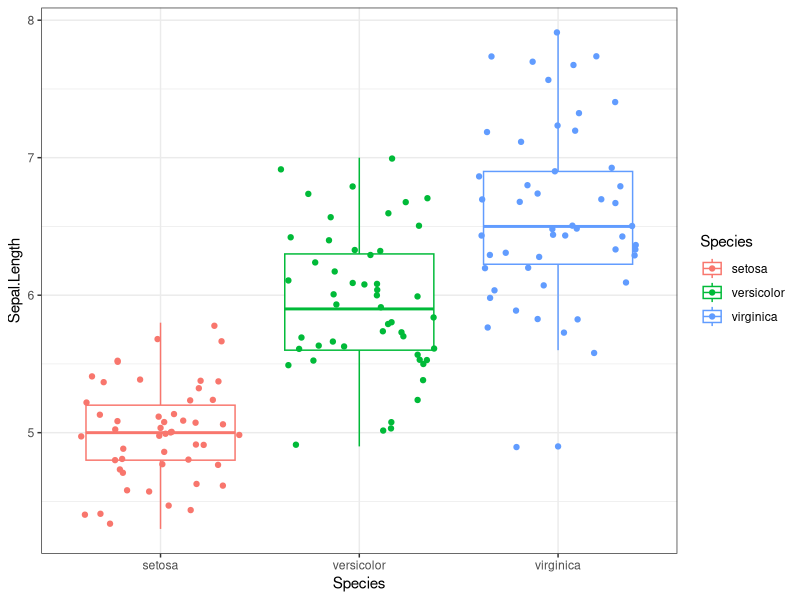

This chart was generated by the following R code:
## ---- chunk 1
options(htmltools.dir.version = FALSE)

## ---- chunk 2

library(DiagrammeR)
grViz("digraph flowchart  {
      # node definitions with substituted label text
      node [fontname = Courier, shape = oval, color = cornflowerblue]        
      tab1 [label = '@@1']
      tab6 [label = '@@6']
      tab7 [label = '@@7']
  
      node [fontname = Courier, shape = egg, fillcolor = Dodgerblue, style = filled, fontcolor = MidnightBlue]
      tab3 [label = '@@3']
      
      node [fontname = Helvetica, shape = egg, fillcolor = Darkslategray, style = filled, fontcolor = white]
      tab2 [label = '@@2']
      
      node [fontname = Helvetica, shape = square, fillcolor = DarkSeaGreen, style = filled, fontcolor = DimGray]
      tab5 [label = '@@5']
      
      node [fontname = Helvetica, shape = diamond, fillcolor = Gold, style = filled, fontcolor =red ]
      tab4 [label = '@@4']
      
      # edge definitions with the node IDs
      tab1 -> tab3 ->tab6 -> tab7;
      tab2 -> tab3;
      tab4 -> tab2;
      tab3 -> tab4;
      tab5 -> tab3;
      tab5 -> tab2;
      tab7 -> tab6 -> tab3;
      }

      [1]: '3rd Party App (packages)'
      [2]: 'R-Studio'
      [3]: 'R'
      [4]: 'Output'
      [5]: 'User Input'
      [6]: 'S3/S4/C'
      [7]: 'Machine code'
      ")

## ---- chunk 3
1+2
## ---- chunk 4
10-3
## ---- chunk 5
2*3
## ---- chunk 6
4/5
## ---- chunk 7
a <- 1
## ---- chunk 8
a
## ---- chunk 9
day <- "Monday"
day
## ---- chunk 10
a <- 1
A <- 2
a == A
## ---- chunk 11
text_variable <- "A single element of text, even though it contains many words"
## ---- chunk 12
text_variable
## ---- chunk 13
mixed_data <- c(1, 2, " 3", 4)
## ---- chunk 14
mixed_data
## ---- chunk 15
a <- 1
b <- 2
b >= a
## ---- chunk 16
set.seed(1234)
df_ex <- knitr::kable(data.frame("Patient ID"= seq(1:10),
                        "Hb" = round(rnorm(10, 10, 2),1),
                        "SBP" = round(rnorm(10, 110, 30),0),
                        "WCC" = round(rnorm(10, 8, 3),1),
                        "Diabetes" = rbinom(10, 1, 0.5),
                        "CAD" = rbinom(10, 1, 0.2)), 
             format = 'html' )
df_ex
## ---- chunk 17
some_numbers <- c(2,3,4)
some_letters <- c("a", "b", "c")

df <- data.frame( numbers = some_numbers,
                  letters = some_letters )
df
## ---- chunk 18
df$numbers
## ---- chunk 19
df[1, ]
## ---- chunk 20
df[ , 2]
## ---- chunk 21
df[1, 2]
## ---- chunk 22
head(df)
## ---- chunk 23
summary(df)
## ---- chunk 24
str(df)
## ---- chunk 25
library(ggplot2)

ggplot( data = iris, 
       aes( x = Species, 
          y = Sepal.Length,
          colour = Species) ) +
       geom_boxplot( ) + 
       geom_jitter( ) + 
  theme_bw( )
